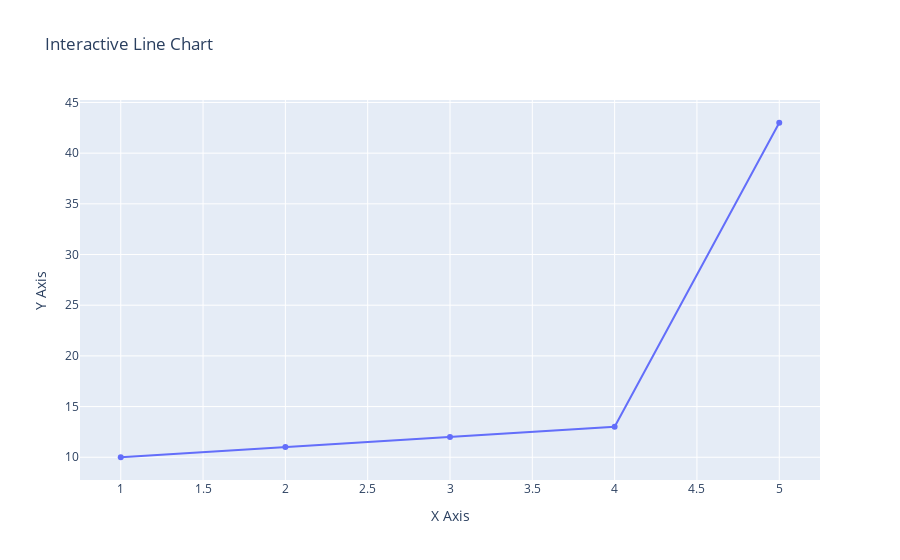

Source (notebook cell):
### Code cell
import plotly.graph_objects as go

def create_line_chart(x, y):
    fig = go.Figure(data=go.Scatter(x=x, y=y, mode='lines+markers'))
    fig.update_layout(title='Interactive Line Chart', xaxis_title='X Axis', yaxis_title='Y Axis')
    fig.show()

# Example usage
x = [1, 2, 3, 4, 5]
y = [10, 11, 12, 13, 43]
create_line_chart(x, y)

### Figure 1 — Plotly figure (JSON) as saved in the notebook; plotly's stock layout.template omitted (floating-point values rounded to 4 significant figures)
{"data": [{"mode": "lines+markers", "type": "scatter", "x": [1, 2, 3, 4, 5], "y": [10, 11, 12, 13, 43]}], "layout": {"title": {"text": "Interactive Line Chart"}, "xaxis": {"title": {"text": "X Axis"}}, "yaxis": {"title": {"text": "Y Axis"}}}}
